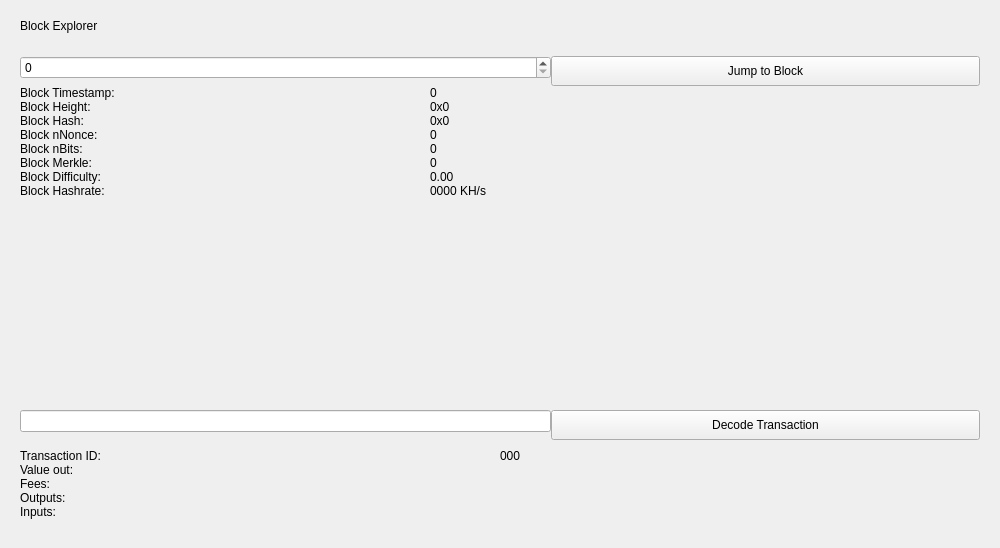
<?xml version="1.0" encoding="UTF-8"?>
<ui version="4.0">
 <class>BlockBrowser</class>
 <widget class="QWidget" name="BlockBrowser">
  <property name="windowModality">
   <enum>Qt::NonModal</enum>
  </property>
  <property name="enabled">
   <bool>true</bool>
  </property>
  <property name="geometry">
   <rect>
    <x>0</x>
    <y>0</y>
    <width>1000</width>
    <height>548</height>
   </rect>
  </property>
  <property name="sizePolicy">
   <sizepolicy hsizetype="Expanding" vsizetype="Expanding">
    <horstretch>0</horstretch>
    <verstretch>0</verstretch>
   </sizepolicy>
  </property>
  <property name="acceptDrops">
   <bool>false</bool>
  </property>
  <property name="windowTitle">
   <string>Form</string>
  </property>
  <layout class="QGridLayout" name="gridLayout">
   <item row="0" column="0">
    <widget class="QWidget" name="blockHeaderContainer" native="true">
     <layout class="QHBoxLayout" name="horizontalLayout_4">
      <property name="spacing">
       <number>7</number>
      </property>
      <property name="topMargin">
       <number>5</number>
      </property>
      <property name="bottomMargin">
       <number>5</number>
      </property>
      <item>
       <widget class="QLabel" name="blockHeader">
        <property name="text">
         <string>Block Explorer </string>
        </property>
       </widget>
      </item>
      <item>
       <spacer name="horizontalSpacer_2">
        <property name="orientation">
         <enum>Qt::Horizontal</enum>
        </property>
        <property name="sizeHint" stdset="0">
         <size>
          <width>40</width>
          <height>20</height>
         </size>
        </property>
       </spacer>
      </item>
     </layout>
    </widget>
   </item>
   <item row="1" column="0">
    <widget class="QWidget" name="blockContainer" native="true">
     <layout class="QFormLayout" name="formLayout_4">
      <property name="fieldGrowthPolicy">
       <enum>QFormLayout::AllNonFixedFieldsGrow</enum>
      </property>
      <property name="horizontalSpacing">
       <number>0</number>
      </property>
      <property name="verticalSpacing">
       <number>0</number>
      </property>
      <item row="0" column="0">
       <widget class="QSpinBox" name="heightBox">
        <property name="sizePolicy">
         <sizepolicy hsizetype="Minimum" vsizetype="Fixed">
          <horstretch>0</horstretch>
          <verstretch>0</verstretch>
         </sizepolicy>
        </property>
        <property name="minimumSize">
         <size>
          <width>531</width>
          <height>0</height>
         </size>
        </property>
        <property name="maximum">
         <number>99999999</number>
        </property>
       </widget>
      </item>
      <item row="0" column="1">
       <widget class="QPushButton" name="blockButton">
        <property name="sizePolicy">
         <sizepolicy hsizetype="Minimum" vsizetype="Minimum">
          <horstretch>0</horstretch>
          <verstretch>0</verstretch>
         </sizepolicy>
        </property>
        <property name="minimumSize">
         <size>
          <width>0</width>
          <height>30</height>
         </size>
        </property>
        <property name="text">
         <string>Jump to Block</string>
        </property>
       </widget>
      </item>
      <item row="1" column="0" colspan="2">
       <layout class="QGridLayout" name="bottomgrid">
        <property name="topMargin">
         <number>0</number>
        </property>
        <item row="0" column="0">
         <widget class="QLabel" name="timeLabel">
          <property name="text">
           <string>Block Timestamp:</string>
          </property>
         </widget>
        </item>
        <item row="0" column="1">
         <widget class="QLabel" name="heightLabel">
          <property name="minimumSize">
           <size>
            <width>550</width>
            <height>0</height>
           </size>
          </property>
          <property name="text">
           <string>0</string>
          </property>
         </widget>
        </item>
        <item row="1" column="0">
         <widget class="QLabel" name="heightLabel_2">
          <property name="text">
           <string>Block Height:</string>
          </property>
         </widget>
        </item>
        <item row="1" column="1">
         <widget class="QLabel" name="hashBox">
          <property name="enabled">
           <bool>true</bool>
          </property>
          <property name="sizePolicy">
           <sizepolicy hsizetype="Preferred" vsizetype="Preferred">
            <horstretch>0</horstretch>
            <verstretch>0</verstretch>
           </sizepolicy>
          </property>
          <property name="minimumSize">
           <size>
            <width>0</width>
            <height>0</height>
           </size>
          </property>
          <property name="text">
           <string>0x0</string>
          </property>
         </widget>
        </item>
        <item row="2" column="0">
         <widget class="QLabel" name="hashLabel">
          <property name="text">
           <string>Block Hash:</string>
          </property>
         </widget>
        </item>
        <item row="2" column="1">
         <widget class="QLabel" name="merkleBox">
          <property name="minimumSize">
           <size>
            <width>187</width>
            <height>0</height>
           </size>
          </property>
          <property name="text">
           <string>0x0</string>
          </property>
         </widget>
        </item>
        <item row="3" column="0">
         <widget class="QLabel" name="nonceLabel">
          <property name="text">
           <string>Block nNonce:</string>
          </property>
         </widget>
        </item>
        <item row="3" column="1">
         <widget class="QLabel" name="nonceBox">
          <property name="text">
           <string>0</string>
          </property>
         </widget>
        </item>
        <item row="4" column="0">
         <widget class="QLabel" name="bitsLabel">
          <property name="text">
           <string>Block nBits:</string>
          </property>
         </widget>
        </item>
        <item row="4" column="1">
         <widget class="QLabel" name="bitsBox">
          <property name="text">
           <string>0</string>
          </property>
         </widget>
        </item>
        <item row="5" column="0">
         <widget class="QLabel" name="merkleLabel">
          <property name="text">
           <string>Block Merkle:</string>
          </property>
         </widget>
        </item>
        <item row="5" column="1">
         <widget class="QLabel" name="timeBox">
          <property name="text">
           <string>0</string>
          </property>
         </widget>
        </item>
        <item row="6" column="0">
         <widget class="QLabel" name="hardLabel">
          <property name="text">
           <string>Block Difficulty:</string>
          </property>
         </widget>
        </item>
        <item row="6" column="1">
         <widget class="QLabel" name="hardBox">
          <property name="text">
           <string>0.00</string>
          </property>
         </widget>
        </item>
        <item row="7" column="0">
         <widget class="QLabel" name="pawLabel">
          <property name="text">
           <string>Block Hashrate:</string>
          </property>
         </widget>
        </item>
        <item row="7" column="1">
         <widget class="QLabel" name="pawBox">
          <property name="text">
           <string>0000 KH/s</string>
          </property>
         </widget>
        </item>
       </layout>
      </item>
      <item row="2" column="0">
       <spacer name="verticalSpacer_2">
        <property name="orientation">
         <enum>Qt::Vertical</enum>
        </property>
        <property name="sizeHint" stdset="0">
         <size>
          <width>20</width>
          <height>40</height>
         </size>
        </property>
       </spacer>
      </item>
      <item row="4" column="0">
       <widget class="QLineEdit" name="txBox">
        <property name="sizePolicy">
         <sizepolicy hsizetype="Preferred" vsizetype="Fixed">
          <horstretch>0</horstretch>
          <verstretch>0</verstretch>
         </sizepolicy>
        </property>
        <property name="minimumSize">
         <size>
          <width>531</width>
          <height>0</height>
         </size>
        </property>
        <property name="inputMask">
         <string comment="Transaction id" extracomment="Transaction id"/>
        </property>
        <property name="placeholderText">
         <string comment="Transaction ID" extracomment="Transaction ID"/>
        </property>
       </widget>
      </item>
      <item row="4" column="1">
       <widget class="QPushButton" name="txButton">
        <property name="sizePolicy">
         <sizepolicy hsizetype="Minimum" vsizetype="Minimum">
          <horstretch>0</horstretch>
          <verstretch>0</verstretch>
         </sizepolicy>
        </property>
        <property name="minimumSize">
         <size>
          <width>0</width>
          <height>30</height>
         </size>
        </property>
        <property name="text">
         <string>Decode Transaction</string>
        </property>
       </widget>
      </item>
      <item row="5" column="0" colspan="2">
       <layout class="QGridLayout" name="topgrid">
        <property name="topMargin">
         <number>9</number>
        </property>
        <property name="bottomMargin">
         <number>9</number>
        </property>
        <item row="0" column="0">
         <widget class="QLabel" name="txLabel">
          <property name="text">
           <string>Transaction ID:</string>
          </property>
         </widget>
        </item>
        <item row="0" column="1">
         <widget class="QLabel" name="txID">
          <property name="text">
           <string>000</string>
          </property>
         </widget>
        </item>
        <item row="1" column="0">
         <widget class="QLabel" name="valueLabel">
          <property name="text">
           <string>Value out:</string>
          </property>
         </widget>
        </item>
        <item row="1" column="1">
         <widget class="QLabel" name="valueBox">
          <property name="text">
           <string/>
          </property>
         </widget>
        </item>
        <item row="2" column="0">
         <widget class="QLabel" name="feesLabel">
          <property name="text">
           <string>Fees:</string>
          </property>
         </widget>
        </item>
        <item row="2" column="1">
         <widget class="QLabel" name="feesBox">
          <property name="text">
           <string/>
          </property>
         </widget>
        </item>
        <item row="3" column="0">
         <widget class="QLabel" name="outputLabel">
          <property name="text">
           <string>Outputs:</string>
          </property>
          <property name="alignment">
           <set>Qt::AlignLeading|Qt::AlignLeft|Qt::AlignTop</set>
          </property>
         </widget>
        </item>
        <item row="3" column="1">
         <widget class="QLabel" name="outputBox">
          <property name="text">
           <string/>
          </property>
          <property name="alignment">
           <set>Qt::AlignLeading|Qt::AlignLeft|Qt::AlignTop</set>
          </property>
         </widget>
        </item>
        <item row="4" column="0">
         <widget class="QLabel" name="inputLabel">
          <property name="text">
           <string>Inputs:</string>
          </property>
          <property name="alignment">
           <set>Qt::AlignLeading|Qt::AlignLeft|Qt::AlignTop</set>
          </property>
         </widget>
        </item>
        <item row="4" column="1">
         <widget class="QLabel" name="inputBox">
          <property name="text">
           <string/>
          </property>
          <property name="alignment">
           <set>Qt::AlignLeading|Qt::AlignLeft|Qt::AlignTop</set>
          </property>
         </widget>
        </item>
       </layout>
      </item>
     </layout>
     <zorder>txButton</zorder>
     <zorder>heightBox</zorder>
     <zorder>blockButton</zorder>
     <zorder>txBox</zorder>
     <zorder>verticalSpacer_2</zorder>
    </widget>
   </item>
  </layout>
 </widget>
 <resources/>
 <connections/>
</ui>
